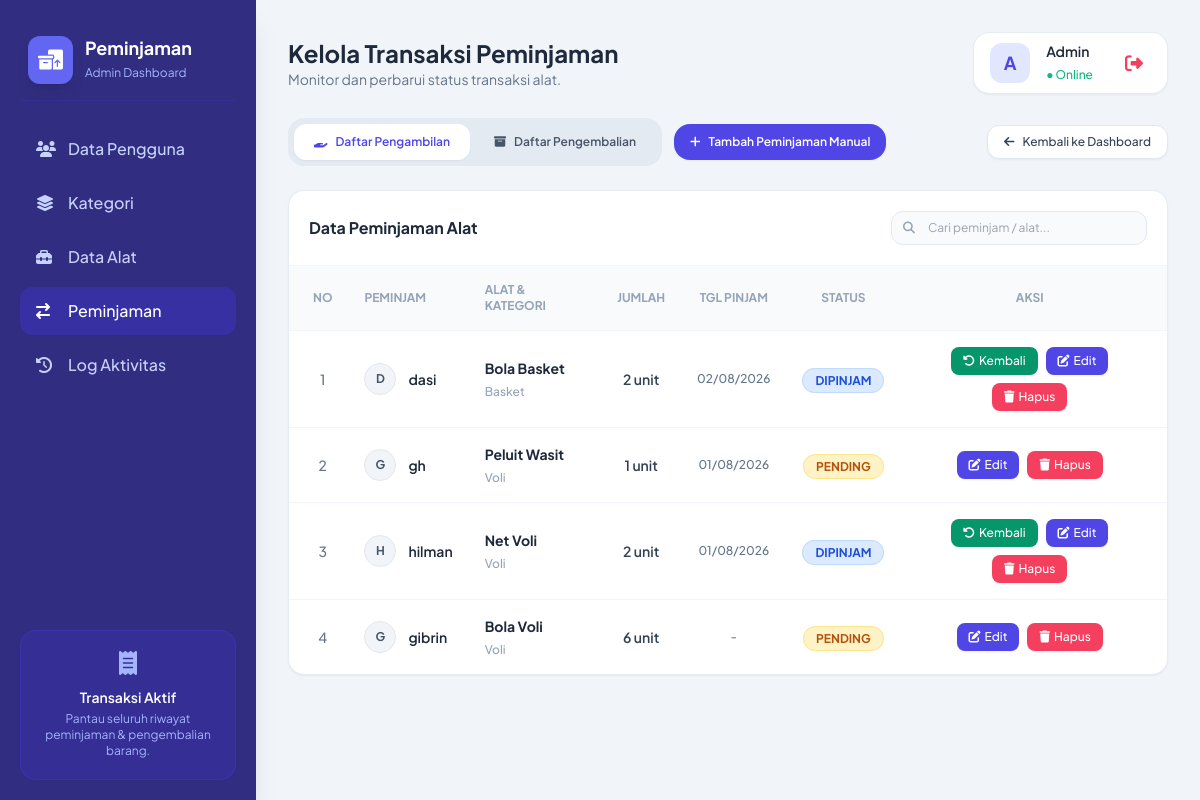
Screenshot of /view/v_peminjaman_admin.php?tipe=pinjam (signed in) with the database file from the repository.
### tables this page shows
CREATE TABLE `peminjaman` (
  `id_peminjaman` int(11) NOT NULL,
  `id_user` int(11) DEFAULT NULL,
  `id_alat` int(11) DEFAULT NULL,
  `jumlah_pinjam` int(11) DEFAULT NULL,
  `tgl_pinjam` timestamp NULL DEFAULT NULL,
  `tgl_kembali_asli` timestamp NULL DEFAULT NULL,
  `status` enum('pending','dipinjam','kembali') DEFAULT 'pending',
  `kondisi_keluar` varchar(50) DEFAULT 'Bagus',
  `kondisi_masuk` varchar(50) DEFAULT NULL,
  `jaminan` varchar(50) DEFAULT NULL
);

CREATE TABLE `user` (
  `id_user` int(11) NOT NULL,
  `username` varchar(50) DEFAULT NULL,
  `password` varchar(255) NOT NULL,
  `role` enum('admin','petugas','peminjam') DEFAULT NULL,
  `no_hp` varchar(20) NOT NULL
);

CREATE TABLE `alat` (
  `id_alat` int(11) NOT NULL,
  `id_kategori` int(11) DEFAULT NULL,
  `nama_alat` varchar(70) NOT NULL,
  `stok` int(11) NOT NULL DEFAULT 0
);

CREATE TABLE `kategori` (
  `id_kategori` int(11) NOT NULL,
  `nama_kategori` varchar(50) NOT NULL,
  `keterangan_kategori` varchar(100) NOT NULL
);

### VIEW/v_peminjaman_admin.php (the view, shortened to what the rows shown need)
<?php
include '../controller/c_peminjaman.php';
$tipe_halaman = $_GET['tipe'] ?? 'pinjam';
?>
<!DOCTYPE html>
<html lang="id">
<head>
    <script src="https://cdn.tailwindcss.com"></script>
    <link rel="stylesheet" href="https://cdnjs.cloudflare.com/ajax/libs/font-awesome/6.4.0/css/all.min.css">
</head>
<body class="bg-slate-100 text-slate-800 antialiased">
<div class="flex min-h-screen">
    <aside class="w-64 bg-indigo-900 text-white flex flex-col justify-between p-5 shadow-xl">
        <div>
            <div class="flex items-center gap-3 px-2 py-4 border-b border-indigo-800/60 mb-6">
                <div>
                    <h1 class="font-bold text-lg leading-tight">
                        Peminjaman
                    </h1>
                </div>
            </div>
        </div>
    </aside>
    <main class="flex-1 p-8 overflow-y-auto">
        <header class="flex justify-between items-center mb-6">
            <div>
                <h2 class="text-2xl font-bold text-slate-800">
                    Kelola Transaksi
                    <?= ($tipe_halaman == 'kembali')
                        ? 'Pengembalian'
                        : 'Peminjaman'; ?>
                </h2>
            </div>
        </header>
        <section class="bg-white rounded-2xl border border-slate-200/80 shadow-sm overflow-hidden">
            <div class="overflow-x-auto">
                <table
                    class="w-full text-left border-collapse"
                    id="dataTable">
                    <thead>
                        <tr class="bg-slate-50 border-b border-slate-100 text-slate-400 text-xs uppercase font-semibold">
                            <th class="p-4 pl-6 text-center">
                                No
                            </th>
                            <th class="p-4">
                                Peminjam
                            </th>
                            <th class="p-4">
                                Alat & Kategori
                            </th>
                            <th class="p-4 text-center">
                                Jumlah
                            </th>
                            <?php if ($tipe_halaman == 'kembali'): ?>
                                <th class="p-4 text-center">
                                    Kondisi Masuk
                                </th>
                                <th class="p-4 text-center">
                                    Tgl Kembali
                                </th>
                            <?php else: ?>
                                <th class="p-4 text-center">
                                    Tgl Pinjam
                                </th>
                            <?php endif; ?>
                            <th class="p-4 text-center">
                                Status
                            </th>
                            <th class="p-4 text-center pr-6">
                                Aksi
                            </th>
                        </tr>
                    </thead>
                    <tbody class="divide-y divide-slate-100 text-sm">
                    <?php
                    $no = 1;
                    if (
                        $isi_tabel &&
                        mysqli_num_rows($isi_tabel) > 0
                    ):
                        while (
                            $row = mysqli_fetch_object($isi_tabel)
                        ):
                            $nama_user =
                                !empty($row->username)
                                ? $row->username
                                : ($row->nama_peminjam ?? 'User');
                            $st = strtolower(
                                trim($row->status)
                            );
                    ?>
                        <tr class="hover:bg-slate-50/80 transition search-row">
                            <td class="p-4 pl-6 text-center font-medium text-slate-500">
                                <?= $no++; ?>
                            </td>
                            <td class="p-4 font-semibold text-slate-800">
                                <div class="flex items-center gap-3">
                                    <div class="w-8 h-8 rounded-full bg-slate-100 text-slate-600 flex items-center justify-center font-bold text-xs border">
                                        <?= strtoupper(
                                            substr(
                                                $nama_user,
                                                0,
                                                1
                                            )
                                        ); ?>
                                    </div>
                                    <span class="search-peminjam">
                                        <?= htmlspecialchars(
                                            $nama_user,
                                            ENT_QUOTES,
                                            'UTF-8'
                                        ); ?>
                                    </span>
                                </div>
                            </td>
                            <td class="p-4">
                                <p class="font-bold text-slate-800 mb-0.5 search-alat">
                                    <?= htmlspecialchars(
                                        $row->nama_alat,
                                        ENT_QUOTES,
                                        'UTF-8'
                                    ); ?>
                                </p>
                                <span class="text-xs text-slate-400 font-medium">
                                    <?= htmlspecialchars(
                                        $row->nama_kategori ?? 'Umum',
                                        ENT_QUOTES,
                                        'UTF-8'
                                    ); ?>
                                </span>
                            </td>
                            <td class="p-4 text-center font-semibold text-slate-700">
                                <?= $row->jumlah_pinjam; ?> unit
                            </td>
                            <?php if ($tipe_halaman == 'kembali'): ?>
                                <td class="p-4 text-center">
                                    <?php
                                    $k_masuk =
                                        $row->kondisi_masuk ?? 'Baik';
                                    $bg_k =
                                        ($k_masuk == 'Baik')
                                        ? 'bg-emerald-50 text-emerald-600 border-emerald-200'
                                        : 'bg-amber-50 text-amber-600 border-amber-200';
                                    ?>
                                    <span
                                        class="px-2.5 py-1 rounded-lg text-xs font-semibold border <?= $bg_k; ?>">
                                        <?= htmlspecialchars(
                                            $k_masuk,
                                            ENT_QUOTES,
                                            'UTF-8'
                                        ); ?>
                                    </span>
                                </td>
                                <td class="p-4 text-center text-xs text-slate-500 font-medium">
                                    <?= !empty($row->tgl_kembali_asli)
                                        ? date(
                                            'd/m/Y H:i',
                                            strtotime(
                                                $row->tgl_kembali_asli
                                            )
                                        )
                                        : '-'; ?>
                                </td>
                            <?php else: ?>
                                <td class="p-4 text-center text-xs text-slate-500 font-medium">
                                    <?= !empty($row->tgl_pinjam)
                                        ? date(
                                            'd/m/Y',
                                            strtotime(
                                                $row->tgl_pinjam
                                            )
                                        )
                                        : '-'; ?>
                                </td>
                            <?php endif; ?>
                            <td class="p-4 text-center">
                                <?php if ($st == 'kembali'): ?>
                                    <span class="px-3 py-1 rounded-full text-xs font-bold bg-emerald-100 text-emerald-700 border border-emerald-200">
                                        KEMBALI
                                    </span>
                                <?php elseif ($st == 'dipinjam'): ?>
                                    <span class="px-3 py-1 rounded-full text-xs font-bold bg-blue-100 text-blue-700 border border-blue-200">
                                        DIPINJAM
                                    </span>
                                <?php elseif ($st == 'pending'): ?>
                                    <span class="px-3 py-1 rounded-full text-xs font-bold bg-amber-100 text-amber-700 border border-amber-200">
                                        PENDING
                                    </span>
                                <?php endif; ?>
                            </td>
                            <td class="p-4 text-center pr-6">
                                <div class="flex justify-center items-center gap-2 flex-wrap">
                                    <?php
                                    if ($tipe_halaman == 'kembali') {
                                        $link_edit =
                                            "v_update_kembali.php?aksi=edit_kembali&id="
                                            . $row->id_peminjaman;
                                    } else {
                                        $link_edit =
                                            "v_update_pinjam.php?aksi=edit_pinjam&id="
                                            . $row->id_peminjaman;
                                    }
                                    $link_hapus =
                                        "../controller/c_peminjaman.php?aksi=hapus&id="
                                        . $row->id_peminjaman
                                        . "&tipe="
                                        . urlencode($tipe_halaman);
                                    ?>
                                    <?php if ($st == 'dipinjam'): ?>
                                        <button
                                            type="button"
                                            onclick="konfirmasiKembali(
                                                '<?= $row->id_peminjaman; ?>',
                                                '<?= htmlspecialchars(
                                                    $row->nama_alat,
                                                    ENT_QUOTES,
                                                    'UTF-8'
                                                ); ?>'
                                            )"
                                            class="px-3 py-1.5 bg-emerald-600 hover:bg-emerald-700 text-white font-medium text-xs rounded-lg shadow-sm transition flex items-center gap-1">
                                            <i class="fa-solid fa-rotate-left"></i>
                                            Kembali
                                        </button>
                                    <?php endif; ?>
                                    <a
                                        href="<?= htmlspecialchars(
                                            $link_edit,
                                            ENT_QUOTES,
                                            'UTF-8'
                                        ); ?>"
                                        class="px-3 py-1.5 bg-indigo-600 hover:bg-indigo-700 text-white font-medium text-xs rounded-lg shadow-sm transition flex items-center gap-1">
                                        <i class="fa-solid fa-pen-to-square"></i>
                                        Edit
                                    </a>
                                    <button
                                        type="button"
                                        onclick="konfirmasiHapus(
                                            '<?= htmlspecialchars(
                                                $link_hapus,
                                                ENT_QUOTES,
                                                'UTF-8'
                                            ); ?>'
                                        )"
                                        class="px-3 py-1.5 bg-rose-500 hover:bg-rose-600 text-white font-medium text-xs rounded-lg shadow-sm transition flex items-center gap-1">
                                        <i class="fa-solid fa-trash"></i>
                                        Hapus
                                    </button>
                                </div>
                            </td>
                        </tr>
                    <?php
                        endwhile;
                    endif; ?>
                    </tbody>
                </table>
            </div>
        </section>
    </main>
</div>
</body>
</html>

### rows the page displays
peminjaman: id_user.username "D", id_user.username "dasi", id_alat.nama_alat "Bola Basket", kategori.nama_kategori "Basket", jumlah_pinjam "2", tgl_pinjam "02/08/2026", status "DIPINJAM"
peminjaman: id_user.username "G", id_user.username "gh", id_alat.nama_alat "Peluit Wasit", kategori.nama_kategori "Voli", jumlah_pinjam "1", tgl_pinjam "01/08/2026", status "PENDING"
peminjaman: id_user.username "H", id_user.username "hilman", id_alat.nama_alat "Net Voli", kategori.nama_kategori "Voli", jumlah_pinjam "2", tgl_pinjam "01/08/2026", status "DIPINJAM"
peminjaman: id_user.username "G", id_user.username "gibrin", id_alat.nama_alat "Bola Voli", kategori.nama_kategori "Voli", jumlah_pinjam "6", status "PENDING"

### other values shown
$_SESSION['role'] "Admin"
